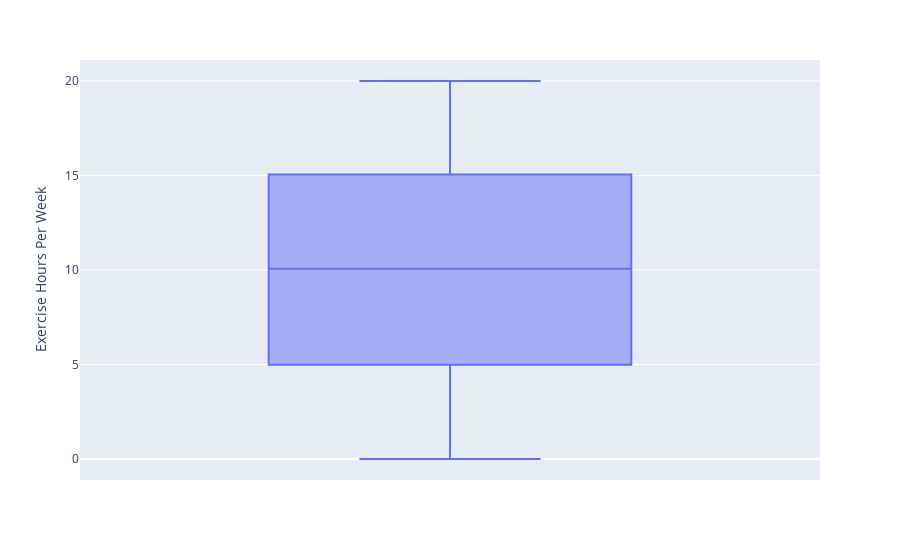

Source (notebook cell):
### Markdown cell above
# Check outliers of missing numeriacl data by box plot

### Code cell
fig = px.box(df, y='Exercise Hours Per Week')


fig.show()

### Figure 1 — Plotly figure (JSON) as saved in the notebook; plotly's stock layout.template omitted (floating-point values rounded to 4 significant figures; data arrays with more than 128 entries replaced by an {"elided": "..."} marker saying what was removed)
{"data": [{"alignmentgroup": "True", "hovertemplate": "Exercise Hours Per Week=%{y}<extra></extra>", "legendgroup": "", "marker": {"color": "#636efa"}, "name": "", "notched": false, "offsetgroup": "", "orientation": "v", "showlegend": false, "type": "box", "x0": " ", "xaxis": "x", "y": {"elided": "8763 float values"}, "y0": " ", "yaxis": "y"}], "layout": {"boxmode": "group", "legend": {"tracegroupgap": 0}, "margin": {"t": 60}, "xaxis": {"anchor": "y", "domain": [0, 1]}, "yaxis": {"anchor": "x", "domain": [0, 1], "title": {"text": "Exercise Hours Per Week"}}}}
